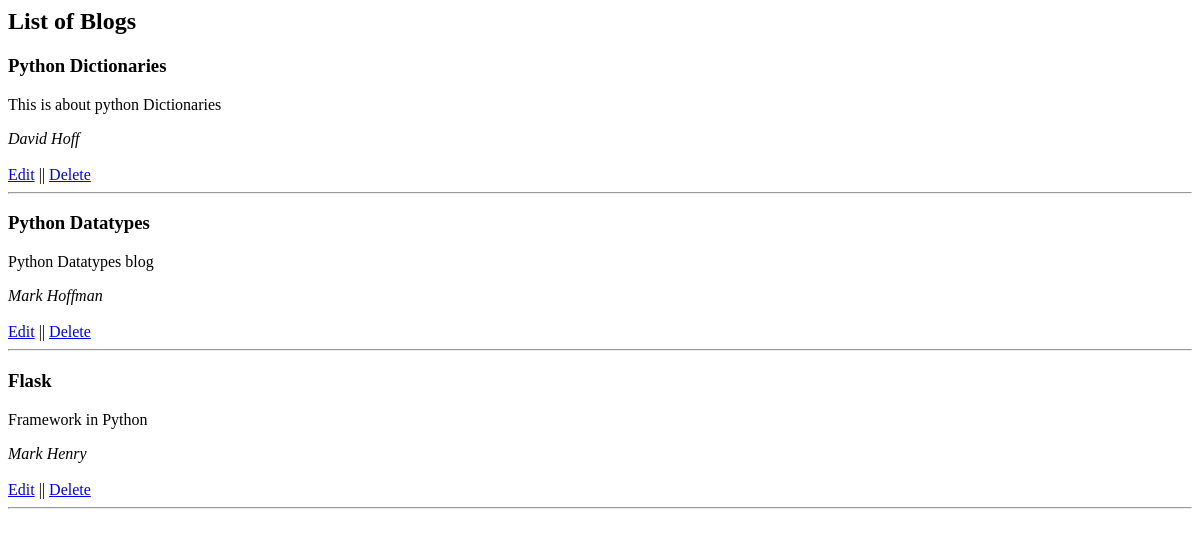
The app's page /demo/list, older data.
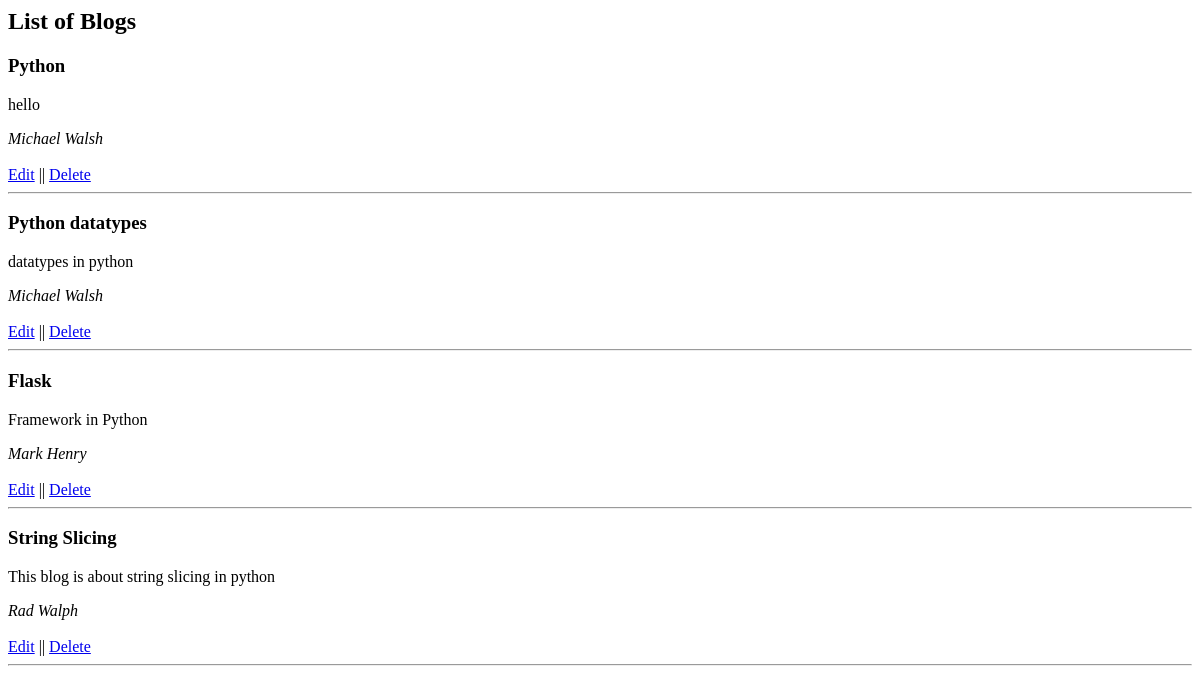
The same page, newer data.
### blog/models.py (models this page shows)
class Blog(models.Model):
    title = models.CharField(max_length=100)
    author = models.CharField(max_length=150)
    description = models.TextField()
    is_published = models.BooleanField(default=False)
    published_on = models.DateTimeField()

### blog/views.py (the view)
# urls.py: path('demo/list',list_blogs),
def list_blogs(request):
    blog = Blog.objects.all()
    return render(request,'list.html', {'blog': blog})

### templates/list.html
<div>
    <h2>List of Blogs</h2>
    {% for blog in blog %}
       <h3><b>{{blog.title}}</b></h3>
       <p>{{blog.description}}</p>
       <em>{{blog.author}}</em><br>
       <br>
       <a href = "/demo/{{blog.id}}/update">Edit</a> || <a href="/demo/{{blog.id}}/delete">Delete</a>
       <hr>
    {%endfor%}
</div>

Row changes from the older to the newer data that the page shows:
changed Blog: title "Python Dictionaries" → "Python"; description "This is about python Dictionaries" → "hello"; author "David Hoff" → "Michael Walsh"
changed Blog: title "Python Datatypes" → "Python datatypes"; description "Python Datatypes blog" → "datatypes in python"; author "Mark Hoffman" → "Michael Walsh"
added Blog: title "String Slicing", description "This blog is about string slicing in python", author "Rad Walph"
